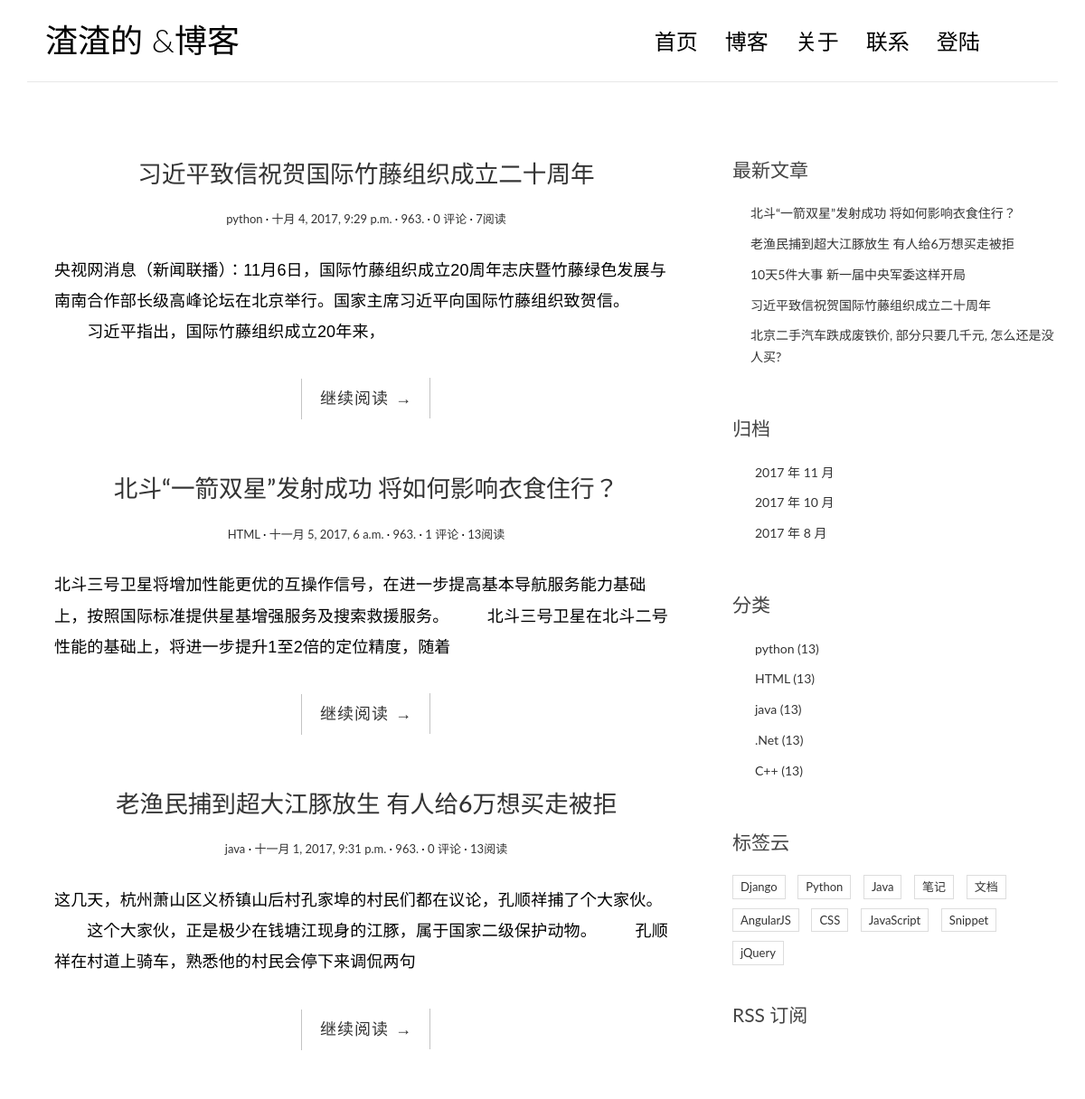
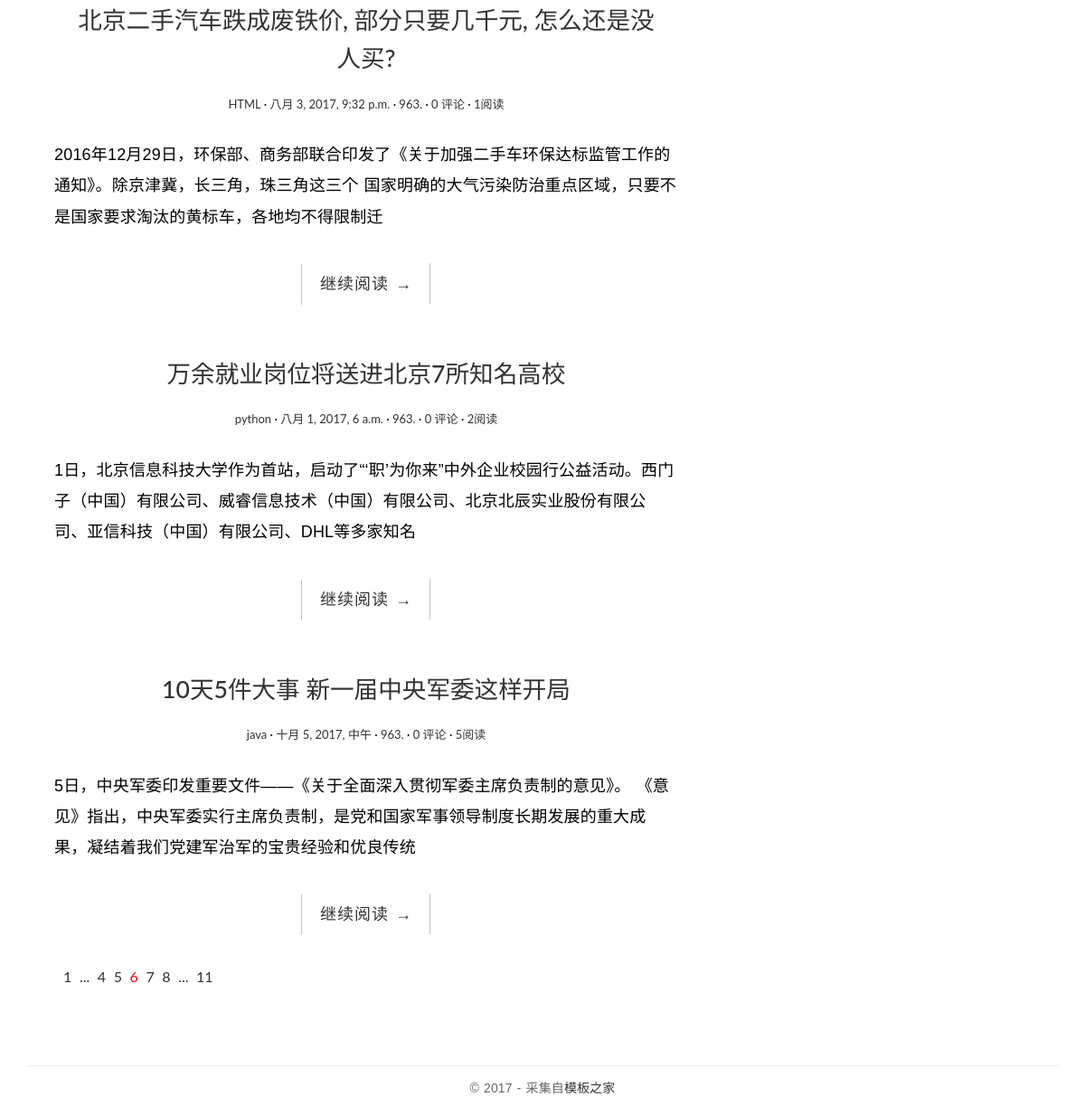
The page / on the database its author committed (2 pictures, top to bottom).
### myblog/models.py (models this page shows, shortened)
class Post(models.Model):
    title = models.CharField(max_length=64)
    body = models.TextField()
    created_time = models.DateTimeField()
    modified_time = models.DateTimeField()
    excerpt = models.CharField(max_length=256,blank=True)
    category = models.ForeignKey(Category)
    tags = models.ManyToManyField(Tag,blank=True)
    author = models.ForeignKey(User)
    views =models.PositiveIntegerField(default=0)
    def get_absolute_url(self):
        return reverse('myblog:detail',kwargs={"pk":self.pk})

class Category(models.Model):
    name = models.CharField(max_length=64)

### myblog/views.py (the view)
# urls.py: url(r'^$',views.IndexView.as_view(),name= 'index'),
class IndexView(ListView):
    model = Post
    template_name = 'myblog/index.html'
    context_object_name = 'post_list'

### myblog/templatetags/myblog_tags.py (called while the page is built)
@register.simple_tag()
def get_recent_posts(num = 5):
    return Post.objects.all().order_by('-created_time')[:num]

@register.simple_tag()
def archives():
    return Post.objects.dates('created_time','month',order='DESC')

@register.simple_tag()
def get_categories():
    return Category.objects.all()

### templates/myblog/index.html
{% extends 'myblog/base.html' %}
{% block main %}
{% for post in post_list %}
<article class="post post-{{ post.pk }}">
    <header class="entry-header">
        <h1 class="entry-title">
            <a href="{{ post.get_absolute_url }}">{{ post.title }}</a>
        </h1>
        <div class="entry-meta">
            <span class="post-category"><a href="#">{{ post.category.name }}</a></span>
            <span class="post-date"><a href="#"><time class="entry-date" datetime="{{ post.created_time }}">{{ post.created_time }}</time></a></span>
            <span class="post-author"><a href="#">{{ post.author }}</a></span>
            <span class="comments-link"><a href="#">{{ post.comment_set.count }} 评论</a></span>
            <span class="views-count"><a href="{{ post.get_absolute_url }}">{{ post.views }}阅读</a></span>
        </div>
    </header>
    <div class="entry-content clearfix">
        <p>{{  post.body|truncatechars:100 }}</p>
        <div class="read-more cl-effect-14">
            <a href="{{ post.get_absolute_url }}" class="more-link">继续阅读 <span class="meta-nav">→</span></a>
        </div>
    </div>
</article>
{% empty %}
<div class="no-post">暂时还没有发布的文章！</div>
{% endfor %}
<div class="pagination">
    <ul>
        <li><a href="">1</a></li>
        <li><a href="">...</a></li>
        <li><a href="">4</a></li>
        <li><a href="">5</a></li>
        <li class="current"><a href="">6</a></li>
        <li><a href="">7</a></li>
        <li><a href="">8</a></li>
        <li><a href="">...</a></li>
        <li><a href="">11</a></li>
    </ul>
</div>
{% endblock main %}

### templates/myblog/base.html (shortened to what this page needs)
{% load staticfiles %}
{% load myblog_tags %}
<html>
<head>
    <link rel="stylesheet" href="{% static 'myblog/css/bootstrap.min.css' %}">
    <link rel="stylesheet" href="{% static 'myblog/css/custom.css' %}">
    <link rel="stylesheet" href="{% static 'myblog/css/pace.css' %}">
    <link rel="stylesheet" href="http://code.ionicframework.com/ionicons/2.0.1/css/ionicons.min.css">
</head>
<body>
<div class="container">
    <header id="site-header">
        <div class="row">
            <div class="col-md-4 col-sm-5 col-xs-8">
                <div class="logo">
                    <h1><a href="{% url 'myblog:index' %}"><b>渣渣的</b> &amp;博客</a></h1>
                </div>
            </div>
            <div class="col-md-8 col-sm-7 col-xs-4">
                <nav class="main-nav" role="navigation">
                    <div class="collapse navbar-collapse" id="bsexample-navbar-collapse-1">
                        <ul class="nav navbar-nav navbar-right">
                            <li class="cl-effect-11"><a href="{% url 'myblog:index' %}" data-hover="首页">首页</a></li>
                            <li class="cl-effect-11"><a href="fullwidth.html" data-hover="博客">博客</a></li>
                            <li class="cl-effect-11"><a href="about.html" data-hover="关于">关于</a></li>
                            <li class="cl-effect-11"><a href="contact.html" data-hover="联系">联系</a></li>
                            {% if user.is_authenticated %}
                            <li class="cl-effect-11"><a href="{% url 'logout' %}" data-hover="注销">注销</a></li>
                            <li class="cl-effect-11"><a href="{% url 'password_change' %}">修改密码</a></li>
                            {% else %}
                            <li class="cl-effect-11"><a href="{% url 'login' %}">登陆</a></li>
                            {% endif %}
                        </ul>
                    </div>
                </nav>
            </div>
        </div>
    </header>
</div>
<div class="content-body">
    <div class="container">
        <div class="row">
            <main class="col-md-8">
                {% block main %}
                {% endblock %}
            </main>
            <aside class="col-md-4">
                <div class="widget widget-recent-posts">
                    <h3 class="widget-title">最新文章</h3>
                    {% get_recent_posts as recent_post_list %}
                    <ul>
                     {% for post in recent_post_list %}
                        <li>
                            <a href = "{{ post.get_absolute_url }}">{{ post.title }}</a>
                        </li>
                            {% empty %}
                            没有文章！
                            {% endfor %}
                    </ul>
                </div>
                <div class="widget widget-archives">
                    <h3 class="widget-title">归档</h3>
                    {% archives as date_list %}
                    <ul>
                        {% for date in date_list %}
                        <li>
                            <a href="{% url 'myblog:archives' date.year date.month %}">{{ date.year }} 年 {{ date.month }} 月</a>
                        </li>
                        {% empty %}
                         暂时没有归档文章！
                        {% endfor %}
                    </ul>
                </div>
                <div class="widget widget-category">
                    <h3 class="widget-title">分类</h3>
                    {% get_categories as category_list %}
                    <ul>
                        {% for category in category_list %}
                            <li>
                                <a href="{% url 'myblog:category' category.pk %}">{{ category.name }} <span class="post-count">(13)</span></a>
                            </li>
                        {% empty %}
                            暂无分类！
                        {% endfor %}
                    </ul>
                </div>
                <div class="widget widget-tag-cloud">
                    <h3 class="widget-title">标签云</h3>
                    <ul>
                        <li>
                            <a href="#">Django</a>
                        </li>
                        <li>
                            <a href="#">Python</a>
                        </li>
                        <li>
                            <a href="#">Java</a>
                        </li>
                        <li>
                            <a href="#">笔记</a>
                        </li>
                        <li>
                            <a href="#">文档</a>
                        </li>
                        <li>
                            <a href="#">AngularJS</a>
                        </li>
                        <li>
                            <a href="#">CSS</a>
                        </li>
                        <li>
                            <a href="#">JavaScript</a>
                        </li>
                        <li>
                            <a href="#">Snippet</a>
                        </li>
                        <li>
                            <a href="#">jQuery</a>
                        </li>
                    </ul>
                </div>
                <div class="rss">
                    <a href=""> RSS 订阅</a>
                </div>
            </aside>
        </div>
    </div>
</div>
<footer id="site-footer">
    <div class="container">
        <div class="row">
            <div class="col-md-12">
                <p class="copyright">&copy 2017 - 采集自<a href="http://www.cssmoban.com/" target="_blank" title="模板之家">模板之家</a></p>
            </div>
        </div>
    </div>
</footer>
</body>
</html>

### myblog/static/myblog/css/custom.css (style rules this page uses)
* { outline: none; }
h1, h2, h3, h4, h5, h6 { margin-top: 0; }
b { font-weight: 400; }
a { color: #333; }
body { color: #444; font-family: 'Lato', sans-serif; }
p { font-family: 'Ubuntu', sans-serif; font-weight: 400; word-spacing: 1px; letter-spacing: 0.01em; }
#site-header { background-color: #FFF; padding: 25px 20px; margin-bottom: 40px; border-bottom: 1px solid #e7e7e7; }
.logo h1 a { color: #000; }
.logo h1 { margin: 0; font-family: 'Lato', sans-serif; font-weight: 300; }
.main-nav { margin-top: 11px; max-width: 95%; }
.main-nav a { color: #000000 !important; padding: 0 0 5px 0 !important; margin-right: 30px; font-family: 'Lato', sans-serif; font-weight: 300; font-size: 24px; }
.cl-effect-11 a { padding: 10px 0; color: #0972b4; text-shadow: none; }
.cl-effect-11 a::before { position: absolute; top: 0; left: 0; overflow: hidden; padding: 0 0 5px 0 !important; max-width: 0; border-bottom: 1px solid #000; color: #000; content: attr(data-hover); white-space: nowrap; -webkit-transition: max-width 0.5s; -moz-transition: max-width 0.5s; transition: max-width 0.5s; }
.content-body { padding-bottom: 4em; }
.post { background: #fff; padding: 30px 30px 0; }
.entry-title { text-align: center; font-size: 1.9em; margin-bottom: 20px; line-height: 1.6; padding: 10px 20px 0; }
.entry-meta { text-align: center; color: #DDDDDD; font-size: 13px; margin-bottom: 30px; }
.entry-content { font-size: 18px; line-height: 1.9; font-weight: 300; color: #000; }
.post-category::after, .post-date::after, .post-author::after, .comments-link::after { content: ' ·'; color: #000; }
.read-more { font-family: 'Ubuntu', sans-serif; font-weight: 400; word-spacing: 1px; letter-spacing: 0.01em; text-align: center; margin-top: 20px; }
.cl-effect-14 a { padding: 0 20px; height: 45px; line-height: 45px; position: relative; display: inline-block; margin: 15px 25px; letter-spacing: 1px; font-weight: 400; text-shadow: 0 0 1px rgba(255, 255, 255, 0.3); }
.cl-effect-14 a::before, .cl-effect-14 a::after { position: absolute; width: 45px; height: 1px; background: #C3C3C3; content: ''; -webkit-transition: all 0.3s; -moz-transition: all 0.3s; transition: all 0.3s; pointer-events: none; }
.cl-effect-14 a::before { top: 0; left: 0; -webkit-transform: rotate(90deg); -moz-transform: rotate(90deg); transform: rotate(90deg); -webkit-transform-origin: 0 0; -moz-transform-origin: 0 0; transform-origin: 0 0; }
.cl-effect-14 a::after { right: 0; bottom: 0; -webkit-transform: rotate(90deg); -moz-transform: rotate(90deg); transform: rotate(90deg); -webkit-transform-origin: 100% 0; -moz-transform-origin: 100% 0; transform-origin: 100% 0; }
.widget { background: #fff; padding: 30px 0 0; }
.widget-title { font-size: 1.5em; margin-bottom: 20px; line-height: 1.6; padding: 10px 0 0; font-weight: 400; }
.widget-recent-posts ul { padding: 0; margin: 0; padding-left: 20px; }
.widget-recent-posts ul li { list-style-type: none; position: relative; line-height: 170%; margin-bottom: 10px; }
.widget-recent-posts ul li::before { content: '\f3d3'; font-family: "Ionicons"; position: absolute; left: -17px; top: 3px; font-size: 16px; color: #000; }
.widget-archives ul { padding: 0; margin: 0; padding-left: 25px; }
.widget-archives ul li { list-style-type: none; position: relative; line-height: 170%; margin-bottom: 10px; }
.widget-archives ul li::before { content: '\f3f3'; font-family: "Ionicons"; position: absolute; left: -25px; top: 1px; font-size: 16px; color: #000; }
.widget-category ul { padding: 0; margin: 0; padding-left: 25px; }
.widget-category ul li { list-style-type: none; position: relative; line-height: 170%; margin-bottom: 10px; }
.widget-category ul li::before { content: '\f3fe'; font-family: "Ionicons"; position: absolute; left: -25px; top: 1px; font-size: 18px; color: #000; }
.widget-tag-cloud ul { padding: 0; margin: 0; margin-right: -10px; }
.widget-tag-cloud ul li { list-style-type: none; font-size: 13px; display: inline-block; margin-right: 10px; margin-bottom: 10px; padding: 3px 8px; border: 1px solid #ddd; }
.rss { font-size: 21px; margin-top: 30px; }
.rss a { color: #444; }
#site-footer { padding-top: 10px; padding: 0 0 1.5em 0; }
.copyright { text-align: center; padding-top: 1em; margin: 0; border-top: 1px solid #eee; color: #666; }
.pagination ul { list-style: none; }
.pagination ul li { display: inline-block; font-size: 16px; margin-right: 5px; }
.current a { color: red; }

### rows shown on the page
Post: title "习近平致信祝贺国际竹藤组织成立二十周年", category.name "python", created_time "十月 4, 2017, 9:29 p.m.", author "963.", comment_set.count "0", views "7", body "央视网消息（新闻联播）：11月6日，国际竹藤组织成立20周年志庆暨竹藤绿色发展与南南合作部长级高峰论坛在北京举行。国家主席习近平向国际竹藤组织致贺信。 习近平指出，国际竹藤组织成立20年来，"
Post: title "北斗“一箭双星”发射成功 将如何影响衣食住行？", category.name "HTML", created_time "十一月 5, 2017, 6 a.m.", author "963.", comment_set.count "1", views "13", body "北斗三号卫星将增加性能更优的互操作信号，在进一步提高基本导航服务能力基础上，按照国际标准提供星基增强服务及搜索救援服务。 北斗三号卫星在北斗二号性能的基础上，将进一步提升1至2倍的定位精度，随着"
Post: title "老渔民捕到超大江豚放生 有人给6万想买走被拒", category.name "java", created_time "十一月 1, 2017, 9:31 p.m.", author "963.", comment_set.count "0", views "13", body "这几天，杭州萧山区义桥镇山后村孔家埠的村民们都在议论，孔顺祥捕了个大家伙。 这个大家伙，正是极少在钱塘江现身的江豚，属于国家二级保护动物。 孔顺祥在村道上骑车，熟悉他的村民会停下来调侃两句"
Post: title "北京二手汽车跌成废铁价, 部分只要几千元, 怎么还是没人买?", category.name "HTML", created_time "八月 3, 2017, 9:32 p.m.", author "963.", comment_set.count "0", views "1", body "2016年12月29日，环保部、商务部联合印发了《关于加强二手车环保达标监管工作的通知》。除京津冀，长三角，珠三角这三个 国家明确的大气污染防治重点区域，只要不是国家要求淘汰的黄标车，各地均不得限制迁"
Post: title "万余就业岗位将送进北京7所知名高校", category.name "python", created_time "八月 1, 2017, 6 a.m.", author "963.", comment_set.count "0", views "2", body "1日，北京信息科技大学作为首站，启动了“‘职’为你来”中外企业校园行公益活动。西门子（中国）有限公司、威睿信息技术（中国）有限公司、北京北辰实业股份有限公司、亚信科技（中国）有限公司、DHL等多家知名"
Post: title "10天5件大事 新一届中央军委这样开局", category.name "java", created_time "十月 5, 2017, 中午", author "963.", comment_set.count "0", views "5", body "5日，中央军委印发重要文件——《关于全面深入贯彻军委主席负责制的意见》。 《意见》指出，中央军委实行主席负责制，是党和国家军事领导制度长期发展的重大成果，凝结着我们党建军治军的宝贵经验和优良传统"
Category: name "python"
Category: name "HTML"
Category: name "java"
Category: name ".Net"
Category: name "C++"

### other values the page prints
{{ date.year }} "2017" "2017" "2017"
{{ date.month }} "11" "10" "8"
